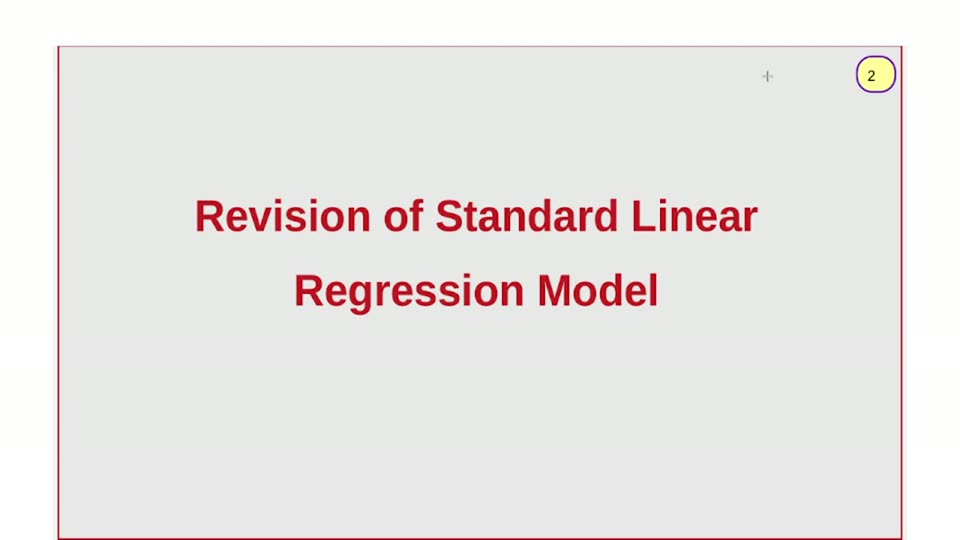
#> input picture videos/machine-learning/03_ridger_regression_gradient_descent/unique_slides/slide_002.jpg, 960 x 540 px, found by its file name
$ python probe_slide002c.py
#> lines starting #> are read from the running program, lines starting #| are printed output that depends on the picture; after the words box and inside, x2 and y2 are one past the last pixel; in counts of white or black regions, pixels touching at a corner belong together
import os
from PIL import Image
import numpy as np
NS = os.environ.get("NS", "/home/codespace/ai_llm_slides/videos/machine-learning/08_performance_measure")
im = np.array(Image.open(f"{NS}/unique_slides/slide_002.jpg").convert("RGB")).astype(int)
R, G, B = im[..., 0], im[..., 1], im[..., 2]
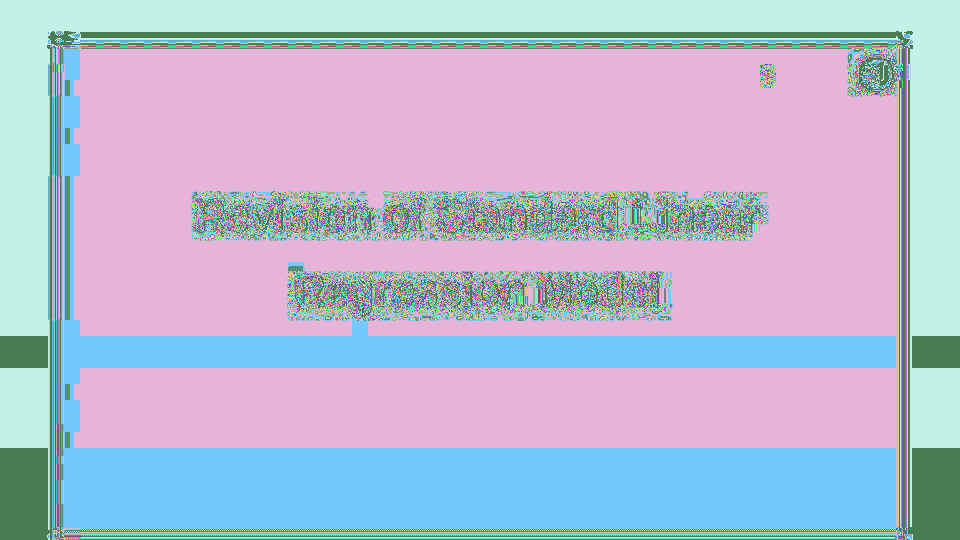
#> R: shape (540, 960) int64; 197 distinct labels, from 16 to 255; one colour per label, 0 black
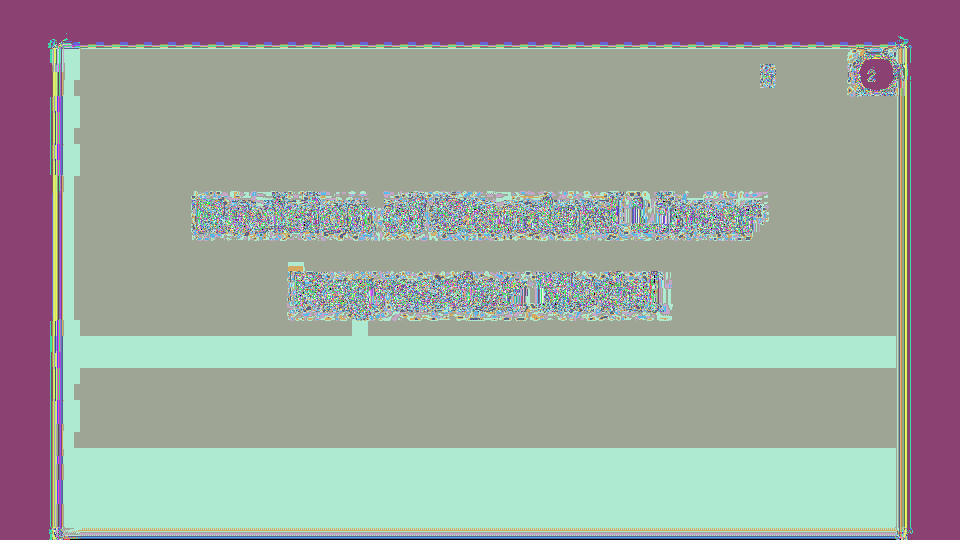
#> G: shape (540, 960) int64; 256 distinct labels, from 0 to 255; one colour per label, 0 black
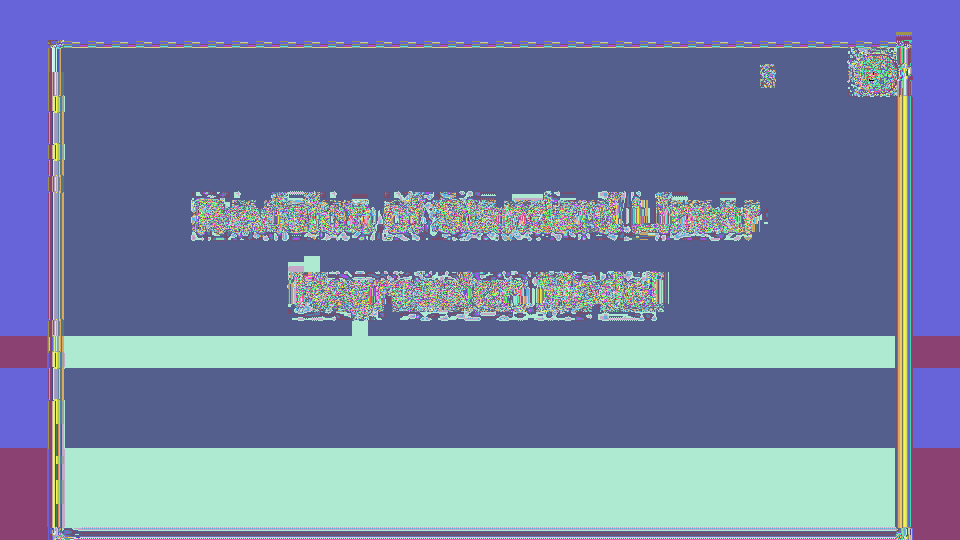
#> B: shape (540, 960) int64; 251 distinct labels, from 0 to 255; one colour per label, 0 black
red = (R > 130) & (R - G > 50) & (R - B > 50)
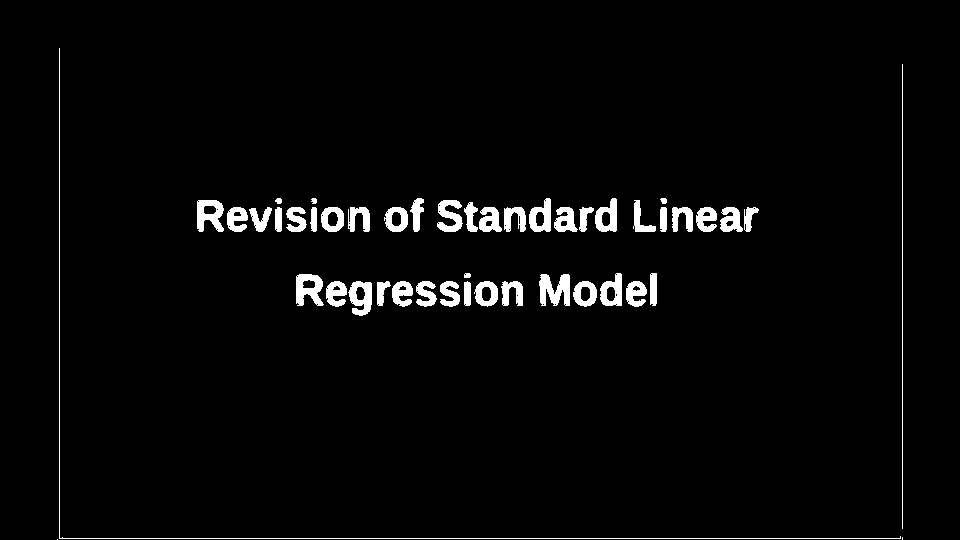
#> red: shape (540, 960) bool; 3% white; 47 white regions (2 under 20 px), largest, box (x1, y1, x2, y2) and area: (59, 48, 901, 539) 1335, (539, 274, 570, 306) 683, (296, 274, 324, 306) 593
blue = (B > 110) & (B - R > 30) & (B - G > 20)
#> blue: shape (540, 960) bool; 0% white in thin lines or dots, all inside (x1, y1, x2, y2) = (856, 56, 894, 92)
mr = np.zeros_like(red); mr[80:520, 560:960] = red[80:520, 560:960]
col = mr.sum(axis=0)
#> col = 960 values, max 440 at index 902, min 0 at index 0, mean 5.08
print("right red cols>60:", [(x, int(c)) for x, c in enumerate(col) if c > 60])
#| right red cols>60: [(615, 65), (616, 61), (902, 440)]
row = mr.sum(axis=1)
#> row = 540 values, max 134 at index 227, min 0 at index 0, mean 9.03
print("right red rows>60:", [(y, int(c)) for y, c in enumerate(row) if c > 60])
#> (printed output is left out)
mb = np.zeros_like(blue); mb[80:220, 560:960] = blue[80:220, 560:960]
col = mb.sum(axis=0)
#> col = 960 values, max 1 at index 856, min 0 at index 0, mean 0.00937
print("act blue cols>30:", [(x, int(c)) for x, c in enumerate(col) if c > 30])
#| act blue cols>30: []
row = mb.sum(axis=1)
#> row = 540 values, max 3 at index 89, min 0 at index 0, mean 0.0167
print("act blue rows>30:", [(y, int(c)) for y, c in enumerate(row) if c > 30])
#| act blue rows>30: []
# any horizontal line (grayish) across right half: pixels where all channels close and <230
line = (np.abs(R - G) < 12) & (np.abs(G - B) < 12) & (R < 235)
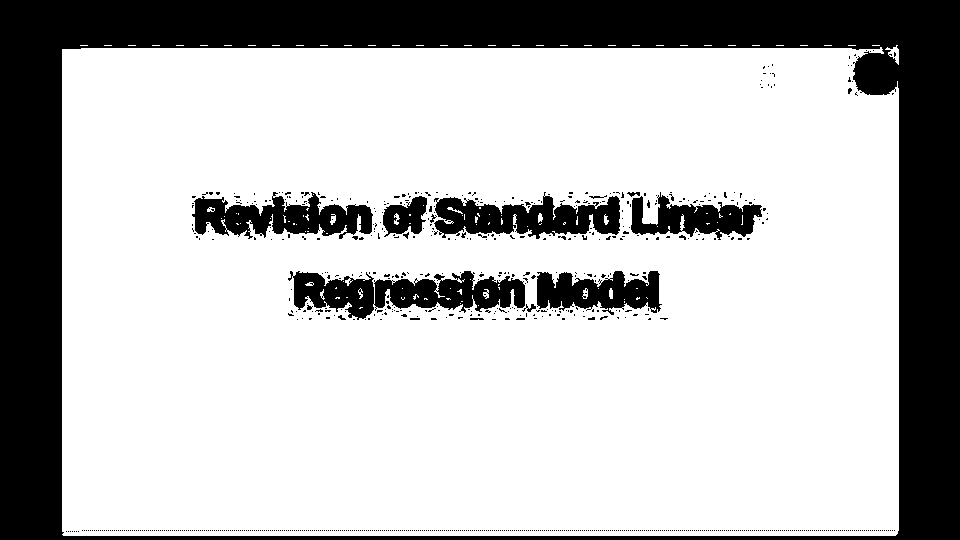
#> line: shape (540, 960) bool; 73.4% white; 823 black regions (807 under 20 px), largest, box (x1, y1, x2, y2) and area: (0, 0, 960, 540) 111388, (288, 271, 525, 320) 6346, (434, 192, 620, 239) 5105
ml = np.zeros_like(line); ml[85:525, 560:960] = line[85:525, 560:960]
#> after `ml[85:525, 560:960] = line[85:525, 560:960]`:
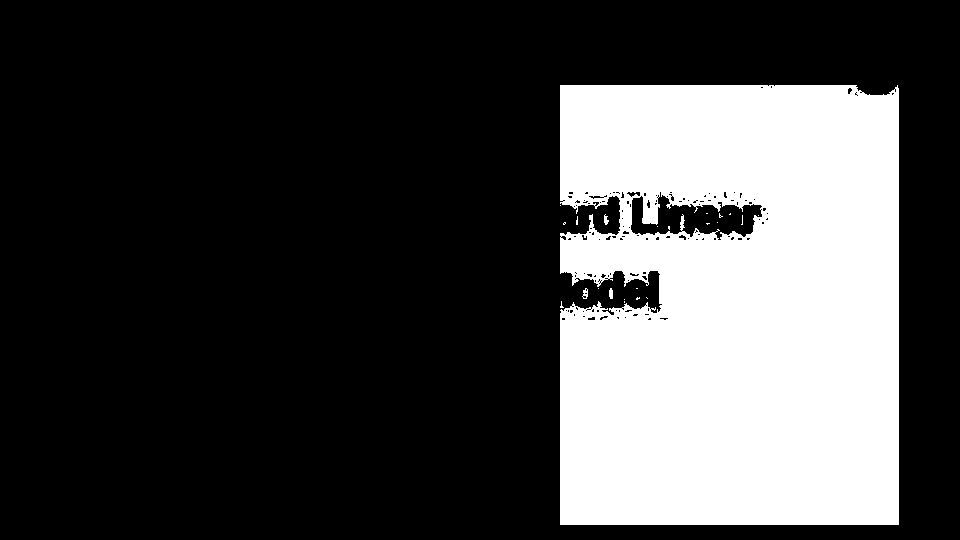
#> ml: shape (540, 960) bool; 27.1% white; 23 white regions (19 under 20 px), largest, box (x1, y1, x2, y2) and area: (560, 85, 899, 525) 140258, (582, 288, 588, 299) 39, (609, 288, 613, 299) 38, (604, 214, 609, 225) 34
row = ml.sum(axis=1)
#> row = 540 values, max 339 at index 96, min 0 at index 0, mean 260.1
print("right gray rows>250:", [(y, int(c)) for y, c in enumerate(row) if c > 250])
#> (printed output is left out)
col = ml.sum(axis=0)
#> col = 960 values, max 440 at index 769, min 0 at index 0, mean 146.3
print("right gray cols>250:", [(x, int(c)) for x, c in enumerate(col) if c > 250])
#> (printed output is left out)
# amber fill of Input Sample ellipse: sample around (640,280)? find amber pixels
amber = (R > 200) & (G > 150) & (G < 220) & (B < 180)
#> amber: shape (540, 960) bool; 0.51% white in thin lines or dots, all inside (x1, y1, x2, y2) = (57, 47, 903, 540)
ma = np.zeros_like(amber); ma[200:500, 560:960] = amber[200:500, 560:960]
ys, xs = np.where(ma)
#> ys = 1009 values from 200 to 499; xs = 1009 values, max 902 at index 2, min 560 at index 21, mean 797.8
if len(xs): print("amber bbox x", xs.min(), xs.max(), "y", ys.min(), ys.max(), "n", len(xs))
# light blue label ellipse
lb = (B > 200) & (B - R > 20) & (G > 200)
#> lb: shape (540, 960) bool; 0% white in thin lines or dots, all inside (x1, y1, x2, y2) = (855, 70, 882, 94)
mlb = np.zeros_like(lb); mlb[200:500, 560:960] = lb[200:500, 560:960]
ys, xs = np.where(mlb)
#> ys = empty array; xs = empty array
if len(xs): print("lightblue bbox x", xs.min(), xs.max(), "y", ys.min(), ys.max(), "n", len(xs))
# pink model box fill
pink = (R > 235) & (G > 200) & (G < 240) & (B > 200) & (B < 240)
#> pink: shape (540, 960) bool; 2.5% white in thin lines or dots, all inside (x1, y1, x2, y2) = (55, 45, 905, 540)
mp = np.zeros_like(pink); mp[200:500, 560:960] = pink[200:500, 560:960]
#> after `mp[200:500, 560:960] = pink[200:500, 560:960]`:
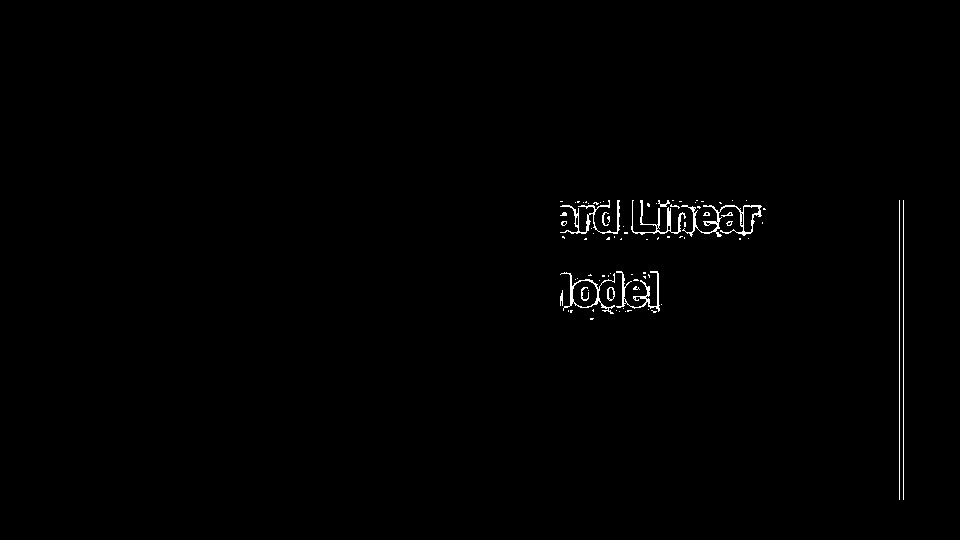
#> mp: shape (540, 960) bool; 0.62% white in thin lines or dots, all inside (x1, y1, x2, y2) = (560, 200, 904, 500)
ys, xs = np.where(mp)
#> ys = 3211 values from 200 to 499; xs = 3211 values, max 903 at index 21, min 560 at index 22, mean 692.2
if len(xs): print("pink bbox x", xs.min(), xs.max(), "y", ys.min(), ys.max(), "n", len(xs))
